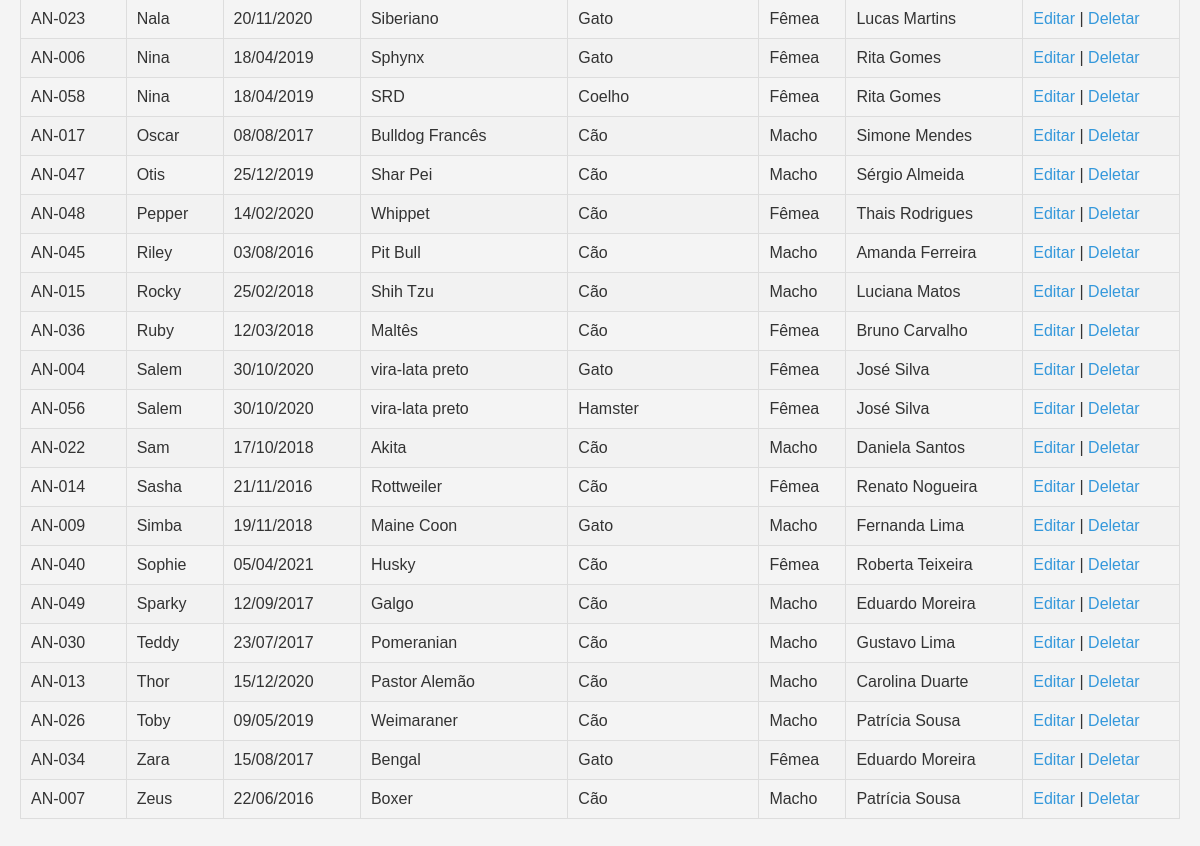
/Animal/index.php (lower part), run on an earlier commit of the app's database.
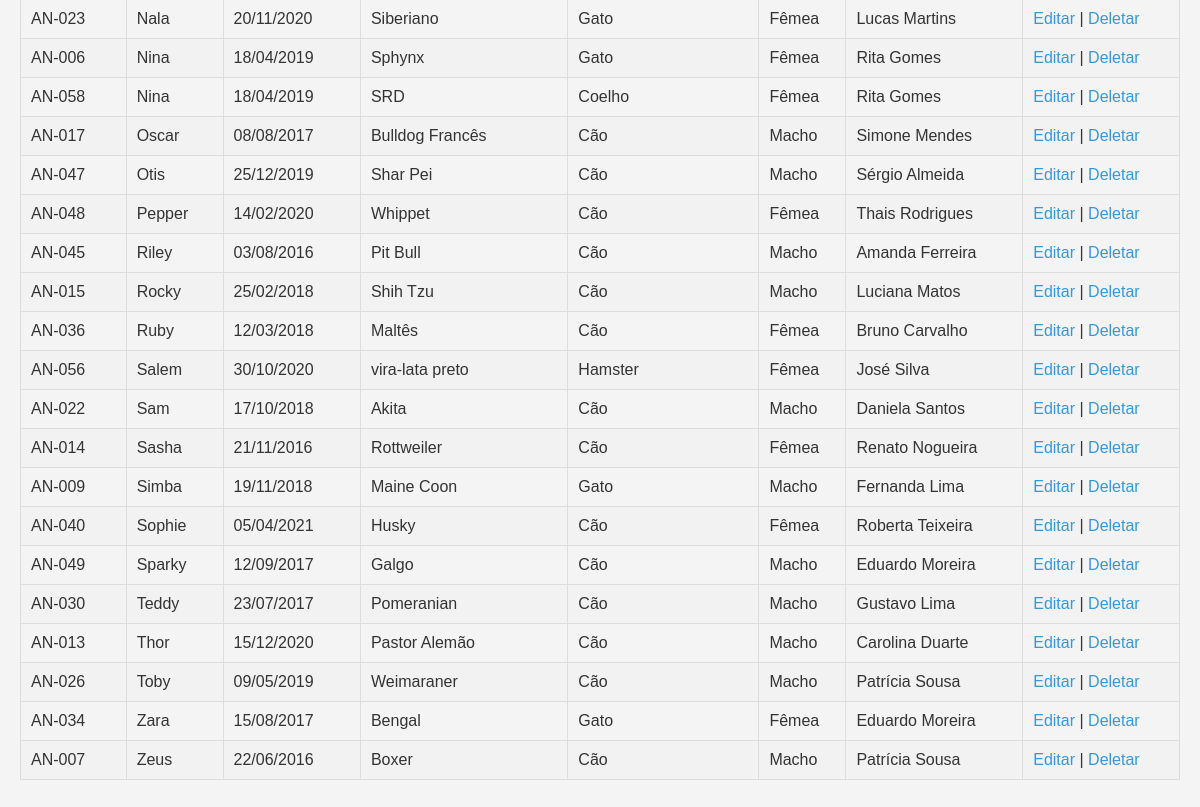
And on a later commit of the database.
### tables this page shows
CREATE TABLE IF NOT EXISTS Animal (
    idAnimal INT AUTO_INCREMENT NOT NULL PRIMARY KEY,
    idPessoa INT NOT NULL,
    registro VARCHAR(20) NOT NULL,
    dataNasc DATE NOT NULL,
    nome VARCHAR(60) NOT NULL,
    raca VARCHAR(60) NOT NULL,
    especie VARCHAR(60) NOT NULL,
    sexo ENUM('Macho', 'Fêmea') NOT NULL DEFAULT 'Macho',
    UNIQUE INDEX registro_UNIQUE (registro ASC) VISIBLE,
    CONSTRAINT fk_Animal_Pessoa
        FOREIGN KEY (idPessoa)
        REFERENCES Pessoa (idPessoa)
        ON DELETE RESTRICT
        ON UPDATE CASCADE);

CREATE TABLE IF NOT EXISTS Pessoa (
    idPessoa INT NOT NULL AUTO_INCREMENT PRIMARY KEY,
    CRMV VARCHAR(20) NULL,
    CPF VARCHAR(14) NOT NULL,
    nome VARCHAR(60) NOT NULL,
    bairro VARCHAR(60) NOT NULL,
    numero INT NOT NULL,
    cidade VARCHAR(60) NOT NULL,
    estado VARCHAR(60) NOT NULL,
    rua VARCHAR(60) NOT NULL,
    complemento VARCHAR(10) NULL,
    tipo ENUM('Veterinario', 'Tutor', 'Ambos') NOT NULL DEFAULT 'Tutor',
    UNIQUE INDEX CRMV_UNIQUE (CRMV ASC) VISIBLE,
    UNIQUE INDEX CPF_UNIQUE (CPF ASC) VISIBLE);

### Animal/index.php (the view, shortened to what this page needs)
<?php
    include '../config.php';
    $sql = "SELECT Animal.*, Pessoa.nome AS tutor_nome
            FROM Animal
            JOIN Pessoa ON Animal.idPessoa = Pessoa.idPessoa
            ORDER BY Animal.nome";
    $result = $conn->query($sql);
?>
<!DOCTYPE html>
<html>
<head>
    <link rel="stylesheet" type="text/css" href="../styles.css">
</head>
<body>
    <table border="1">
        <?php
        if ($result->num_rows > 0) {
            while($row = $result->fetch_assoc()) {
                $dataNasc = date('d/m/Y', strtotime($row["dataNasc"]));
                echo "<tr>";
                echo "<td>" . $row["registro"]. "</td>";
                echo "<td>" . $row["nome"]. "</td>";
                echo "<td>" . $dataNasc. "</td>";
                echo "<td>" . $row["raca"]. "</td>";
                echo "<td>" . $row["especie"]. "</td>";
                echo "<td>" . $row["sexo"]. "</td>";
                echo "<td>" . $row["tutor_nome"]. "</td>";
                echo "<td><a href='update.php?idAnimal=" . $row["idAnimal"] . "'>Editar</a> | ";
                echo "<a href='#' onclick='confirmDelete(" . $row["idAnimal"] . ")'>Deletar</a></td>";
                echo "</tr>";
            }
        } else {
            echo "<tr><td colspan='12'>Nenhum animal encontrado</td></tr>";
        }
        ?>
    </table>
</body>
</html>

What changed in the data, as far as the page shows it:
removed animal: registro "AN-004", nome "Salem", dataNasc "30/10/2020", raca "vira-lata preto", especie "Gato", sexo "Fêmea", idPessoa.nome "José Silva"
